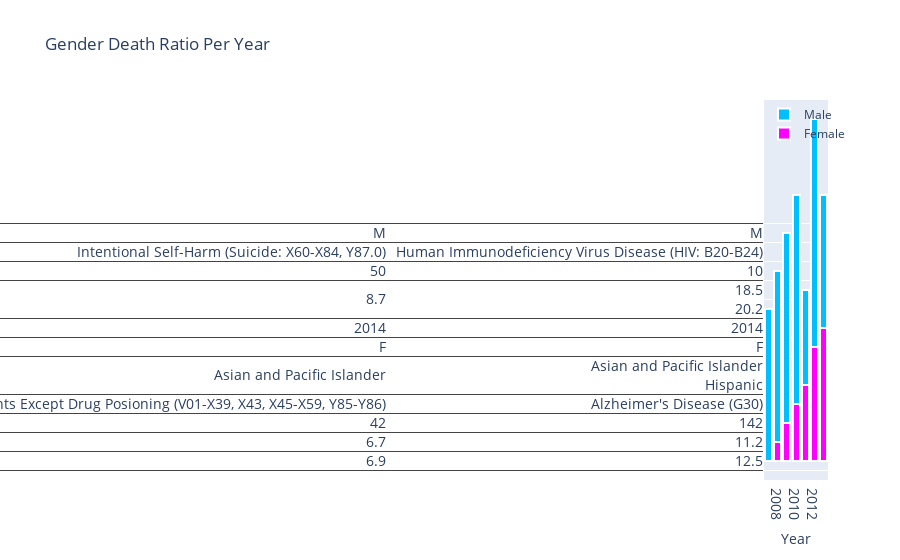

Source (notebook cell):
### Code cell
#Graph for Comparing Deaths by Gender per year from Period 2007 to 2014
import plotly.graph_objects as go

years = [2007, 2008, 2009, 2010, 2011, 2012, 2013, 2014]

fig = go.Figure()
fig.add_trace(go.Bar(x=years,
                y=df[df['sex']=='F'],
                name='Female',
                marker_color='fuchsia'
                ))
fig.add_trace(go.Bar(x=years,
                y=df[df['sex']=='M'],
                name='Male',
                marker_color='deepskyblue'
                ))

fig.data[0].marker.line.width = 2
fig.data[0].marker.line.color = "white"
fig.data[1].marker.line.width = 2
fig.data[1].marker.line.color = "white"
fig.update_layout(
    title='Gender Death Ratio Per Year',
    xaxis_tickfont_size=14,
    yaxis=dict(
        title='Gender',
        titlefont_size=16,
        tickfont_size=14,
    ),
    xaxis_title="Year",
    legend=dict(
        x=0,
        y=1.0,
        bgcolor='rgba(245, 255, 255, 0)',
        bordercolor='gold'
    ),
    barmode='stack',
    bargap=0.15, # gap between bars of adjacent location coordinates.
    bargroupgap=0.1 # gap between bars of the same location coordinate.
)
fig.show()

### Figure 1 — Plotly figure (JSON) as saved in the notebook; plotly's stock layout.template omitted (floating-point values rounded to 4 significant figures; data arrays with more than 128 entries replaced by an {"elided": "..."} marker saying what was removed)
{"data": [{"marker": {"color": "fuchsia", "line": {"color": "white", "width": 2}}, "name": "Female", "type": "bar", "x": [2007, 2008, 2009, 2010, 2011, 2012, 2013, 2014], "y": {"elided": "506x7 mixed values"}}, {"marker": {"color": "deepskyblue", "line": {"color": "white", "width": 2}}, "name": "Male", "type": "bar", "x": [2007, 2008, 2009, 2010, 2011, 2012, 2013, 2014], "y": {"elided": "494x7 mixed values"}}], "layout": {"bargap": 0.15, "bargroupgap": 0.1, "barmode": "stack", "legend": {"bgcolor": "rgba(245, 255, 255, 0)", "bordercolor": "gold", "x": 0, "y": 1}, "title": {"text": "Gender Death Ratio Per Year"}, "xaxis": {"tickfont": {"size": 14}, "title": {"text": "Year"}}, "yaxis": {"tickfont": {"size": 14}, "title": {"font": {"size": 16}, "text": "Gender"}}}}
